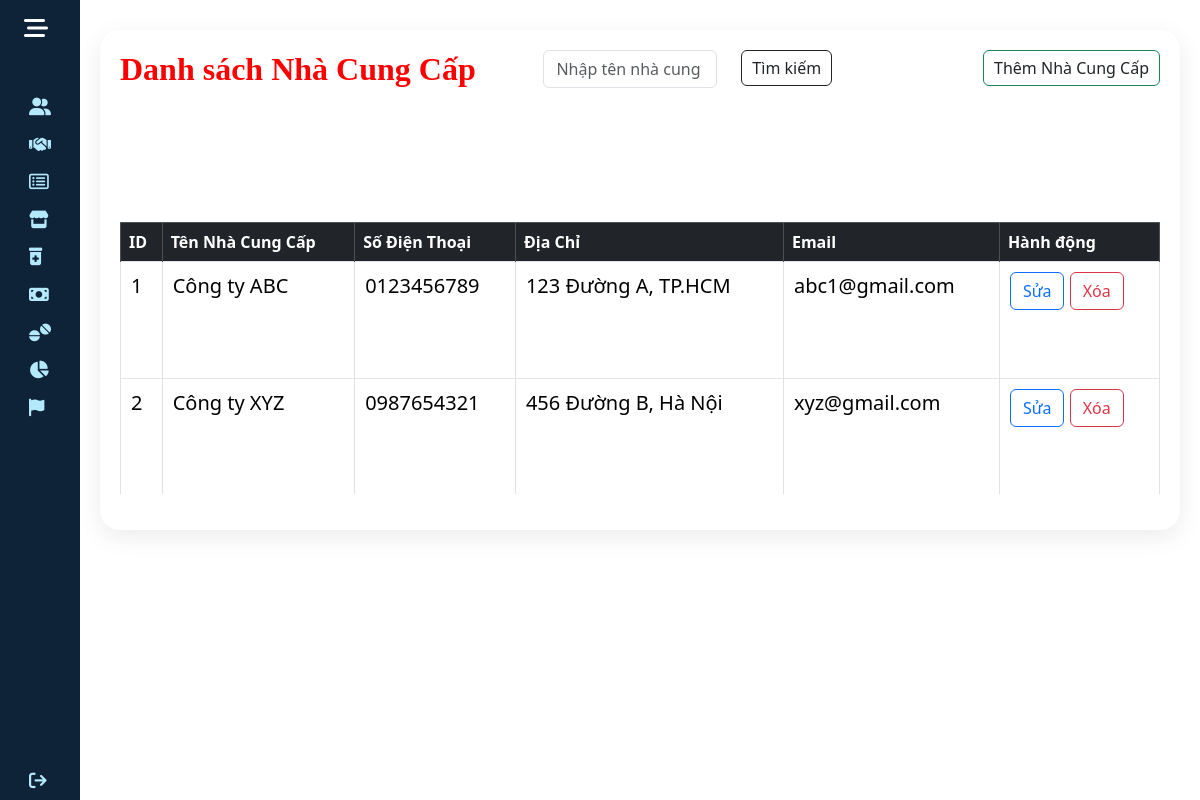
Screenshot of /quanly/nha_cung_cap/ncc.php with the database file from the repository.
### tables this page shows
CREATE TABLE `nha_cung_cap` (
  `NCC_ID` int(11) NOT NULL,
  `NCC_HoTen` varchar(255) NOT NULL,
  `NCC_SDT` varchar(20) NOT NULL,
  `NCC_DiaChi` text NOT NULL,
  `NCC_Email` varchar(255) NOT NULL
);

### quanly/nha_cung_cap/ncc.php (the view, shortened to what this page needs)
<?php
    require_once '../blocks/head.php';
    $servername = "localhost";
    $username = "TK_TenDangNhap";
    $password = "TK_MatKhau";
    $dbname = "qlkhohang";
    $connection = new mysqli($servername, $username, $password, $dbname);
    if (isset($_GET['search'])) {
        $search = $_GET['search'];
        $sql = "SELECT * FROM nha_cung_cap WHERE NCC_HoTen LIKE ?";
        $stmt = $connection->prepare($sql);
        $search_param = "%$search%";
        $stmt->bind_param('s', $search_param);
        $stmt->execute();
        $result = $stmt->get_result();
    } else {
        $sql = "SELECT * FROM nha_cung_cap";
        $result = $connection->query($sql);
    }
?>
<!DOCTYPE html>
<html lang="vi">
    <body>
        <div class="wrapper">
        <?php include '../blocks/sidebar.php'; ?>
            <div class="main">
                <div class="tkad">
                    <div class="dstaikhoan">
                        <div class="tktenmuc">
                            <h2>Danh sách Nhà Cung Cấp</h2>
                            <form action="" method="GET" class="search-form">
                                <div class="row">
                                    <div class="col">
                                        <input type="text" name="search" class="form-control" placeholder="Nhập tên nhà cung cấp">
                                    </div>
                                    <div class="col">
                                        <button type="submit" class="btn btn-outline-dark">Tìm kiếm</button>
                                    </div>
                                </div>
                            </form>
                            <a href="nccthem.php" class="btn btn-outline-success">Thêm Nhà Cung Cấp</a>
                        </div>
                        <table class="table table-bordered">
                            <thead class="table-dark">
                                <tr>
                                    <th>ID</th>
                                    <th>Tên Nhà Cung Cấp</th>
                                    <th>Số Điện Thoại</th>
                                    <th>Địa Chỉ</th>
                                    <th>Email</th>
                                    <th>Hành động</th>
                                </tr>
                            </thead>
                            <tbody>
                                <?php
                                    while($row = $result->fetch_assoc()){
                                        echo "
                                    <tr>
                                        <td>{$row['NCC_ID']}</td>
                                        <td>{$row['NCC_HoTen']}</td>
                                        <td>{$row['NCC_SDT']}</td>
                                        <td>{$row['NCC_DiaChi']}</td>
                                        <td>{$row['NCC_Email']}</td>
                                        <td>
                                            <a href='../nha_cung_cap/nccsua.php?NCC_ID={$row['NCC_ID']}' class='btn btn-outline-primary'>Sửa</a>
                                            <a href='../nha_cung_cap/nccxoa.php?NCC_ID={$row['NCC_ID']}' class='btn btn-outline-danger' onclick='return confirm(\"Bạn có chắc chắn muốn xóa?\")'>Xóa</a>
                                        </td>
                                    </tr>
                                        ";
                                    }
                                ?>
                            </tbody>
                        </table>
                    </div>
                </div>
            </div>
        </div>
    </body>
</html>

### quanly/stylead.css (style rules this page uses)
* { margin: 0; padding: 0; box-sizing: border-box; }
.tkad { position: relative; width: 100%; padding: 20px; display: grid; grid-gap: 30px; margin-top: 10px; }
.tkad .dstaikhoan { position: relative; display: grid; min-height: 500px; background: var(--white); padding: 20px; box-shadow: 0 7px 25px rgba(0, 0, 0, 0.08); border-radius: 20px; }
.tkad .tktenmuc { display: flex; justify-content: space-between; align-items: flex-start; }
.tktenmuc h2 { font-family: 'Times New Roman', Times, serif; font-weight: 600; color: red; }
.tktenmuc .btn { position: relative; padding: 5px 10px; background: var(--blue); text-decoration: none; color: var(--white); border-radius: 6px; }
.tkad table { width: 100%; border-collapse: collapse; margin-top: 10px; }
.tkad .dstaikhoan table tr { color: var(--black1); border-bottom: 1px solid rgba(0, 0, 0, 0.1); }
.tkad .dstaikhoan table tr:last-child { border-bottom: none; }
.tkad .dstaikhoan table tr td { padding: 10px; font-size: 20px; }
a { text-decoration: none; }
body { font-family: 'Poppins', sans-serif; }
.wrapper { display: flex; }
.main { display: flex; flex-direction: column; min-height: 100vh; width: 100%; overflow: hidden; transition: all 0.35s ease-in-out; background-color: #fff; min-width: 0; }

### rows the page displays
nha_cung_cap: NCC_ID "1", NCC_HoTen "Công ty ABC", NCC_SDT "0123456789", NCC_DiaChi "123 Đường A, TP.HCM", NCC_Email "abc1@gmail.com"
nha_cung_cap: NCC_ID "2", NCC_HoTen "Công ty XYZ", NCC_SDT "0987654321", NCC_DiaChi "456 Đường B, Hà Nội", NCC_Email "xyz@gmail.com"
